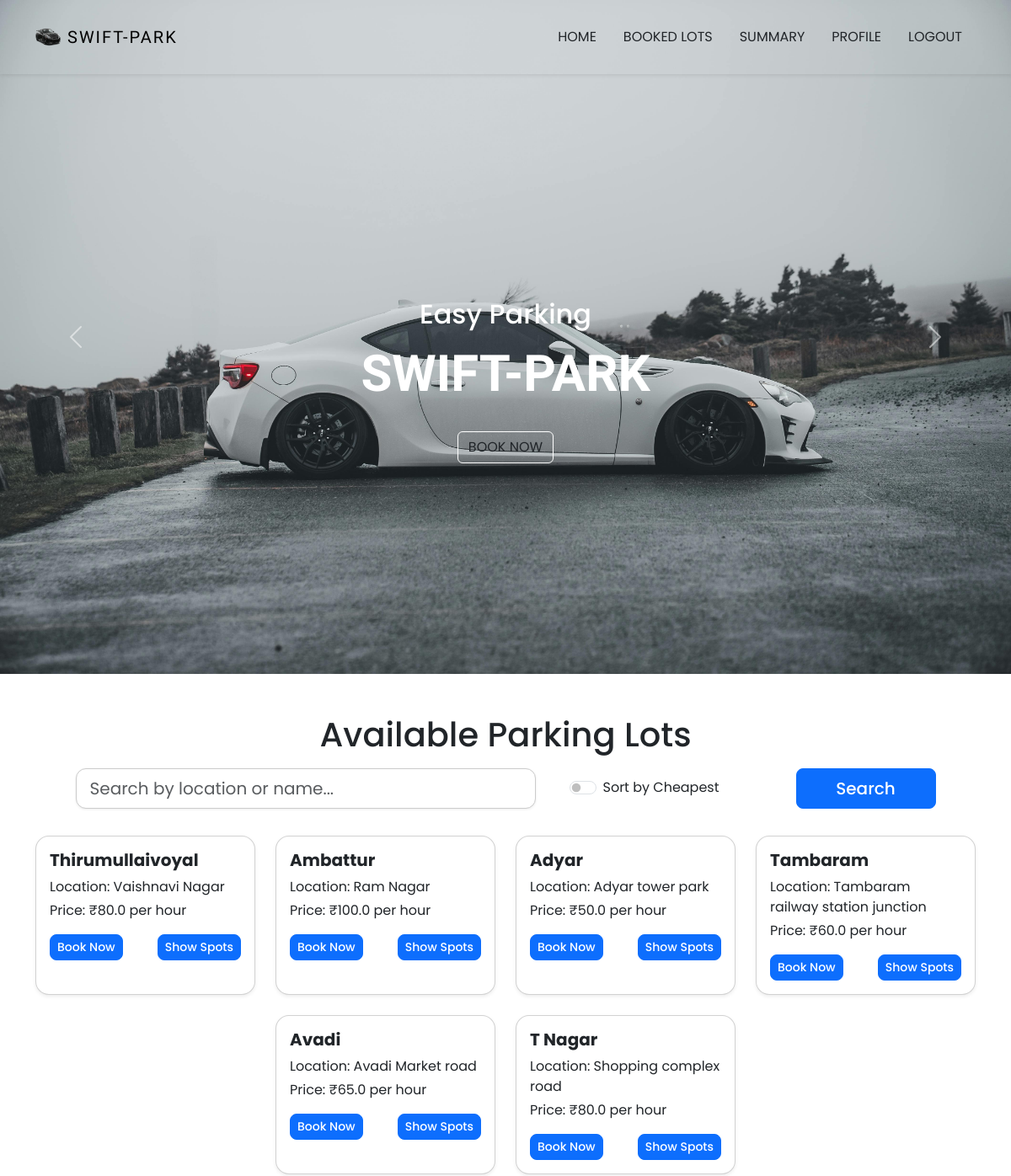
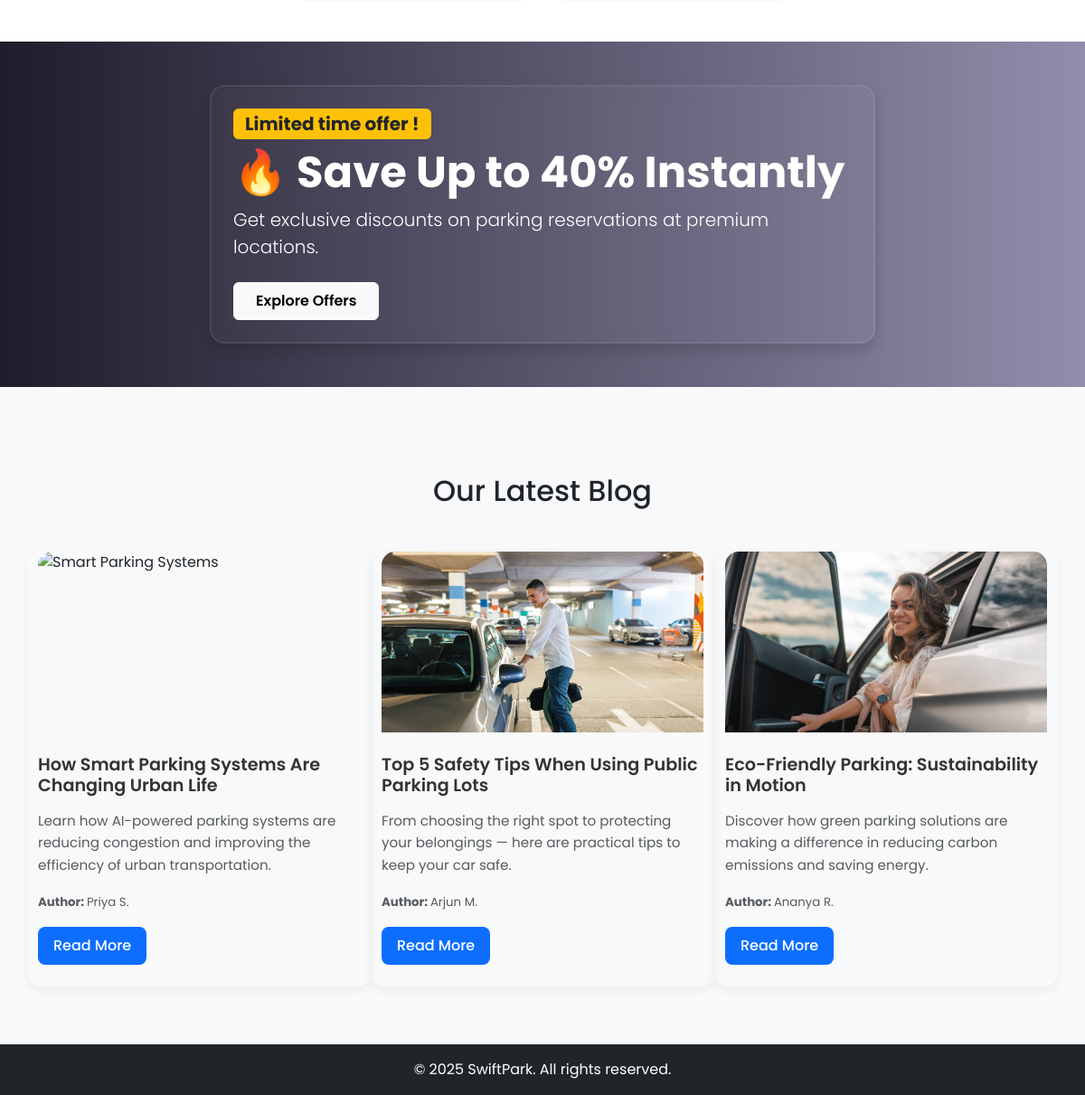
/user (signed in), run on the app's committed database (2 pictures, top to bottom).
### WorkSpace/models.py (models this page shows, shortened)
class ParkingLot(db.Model):
    id = db.Column(db.Integer, primary_key=True)
    prime_location_name = db.Column(db.String(150), nullable=False)
    price = db.Column(db.Float, nullable=False)
    address = db.Column(db.String(250), nullable=False)
    pin_code = db.Column(db.Integer, nullable=False)
    maximum_number_of_spots = db.Column(db.Integer, nullable=False)
    is_deleted = db.Column(db.Boolean , default = False , nullable = False)
    spots = db.relationship('ParkingSpot', backref='lot', lazy=True)
    reservations = db.relationship('Reservation', backref='lot', lazy=True)

### WorkSpace/routes.py (the view)
@routes.route('/user')
@login_required
def user_dashboard() :
    if current_user.role == 'user' :
        parking_lots = ParkingLot.query.filter_by(is_deleted = False).all()
        return render_template('user_dashboard.html' , current_user = current_user , lots = parking_lots )
    else :
        flash("Oops ! you are not permitted to access this page !" , category = "error")
        return redirect(url_for('auth.login'))

### WorkSpace/templates/user_dashboard.html (shortened to what this page needs)
{% extends "base.html" %}
{% block content %}
<header id = "header-user" class = "vh-100 carousel slide" data-bs-ride = "carousel" style = "padding-top: 104px;">
        <div class = "container h-100 d-flex align-items-center carousel-inner">
            <div class = "text-center carousel-item active">
                <h2 class = "text-capitalize text-white">Easy parking</h2>
                <h1 class = "text-uppercase py-2 fw-bold text-white">Swift-park</h1>
                <a href = "#parking" class = "btn mt-3 text-uppercase">book now</a>
            </div>
        </div>
        <button class = "carousel-control-prev" type = "button" data-bs-target="#header-user" data-bs-slide = "prev">
            <span class = "carousel-control-prev-icon"></span>
        </button>
        <button class = "carousel-control-next" type = "button" data-bs-target="#header-user" data-bs-slide = "next">
            <span class = "carousel-control-next-icon"></span>
        </button>
    </header>
<div class="container mt-5 text-center">
    <h1 class="mb-3">Available Parking Lots</h1>
    <form method="GET" action="{{ url_for('routes.user_search_form') }}">
    <div class="row justify-content-center mb-4">
        <div class="col-md-6 col-sm-8 mb-2">
            <input type="text" name="search" class="form-control form-control-lg"
                   placeholder="Search by location or name..." value="{{ search }}">
        </div>
        <div class="col-md-3 col-sm-4 mb-2 d-flex align-items-center">
            <div class="form-check form-switch ms-3">
                <input class="form-check-input" type="checkbox" name="sort" id="sortCheapest" value="cheapest" {% if sort == 'cheapest' %}checked{% endif %}>
                <label class="form-check-label" for="sortCheapest">
                Sort by Cheapest
                </label>
            </div>
        </div>
        <div class="col-md-2 col-sm-4">
            <button type="submit" class="btn btn-primary btn-lg w-100">Search</button>
        </div>
    </div>
    </form>
    {% if lots %}
    <div class="row justify-content-center g-4" >
        {% for lot in lots %}
        <div class="col-12 col-sm-6 col-md-4 col-lg-3 d-flex justify-content-center" >
            <div class="card shadow-sm w-100">
                <div class="card-body text-start">
                    <h5 class="card-title fw-bold">{{ lot.prime_location_name }}</h5>
                    <p class="card-text mb-1">Location: {{ lot.address }}</p>
                    <p class="card-text mb-3">Price: ₹{{ lot.price }} per hour</p>
                    <div class="d-flex justify-content-between">
                        <a href="{{ url_for('routes.reserve_spot' , lot_id = lot.id)}}" class="btn btn-primary btn-sm ">Book Now</a>
                        <a href="{{url_for('routes.show_parking_spots' , lot_id = lot.id)}}" class="btn btn-primary btn-sm ms-2">Show Spots</a>
                    </div>
                </div>
            </div>
        </div>
        {% endfor %}
    </div>
    {% endif %}
</div>
<section id="offer-banner" class="py-5 mt-5 text-white">
    <div class="container">
        <div class="row d-flex align-items-center justify-content-center text-center text-lg-start">
            <div class="col-lg-8">
                <div class="offer-content p-4 rounded-4 shadow">
                    <span class="badge bg-warning text-dark mb-2 fs-5">Limited time offer ! </span>
                    <h2 class="display-5 fw-bold">🔥 Save Up to 40% Instantly</h2>
                    <p class="lead mb-4">Get exclusive discounts on parking reservations at premium locations.</p>
                    <a href="#" class="btn btn-light px-4 py-2 fw-semibold">Explore Offers</a>
                </div>
            </div>
        </div>
    </div>
</section>
<section id="blogs" class="py-5">
    <div class="container">
        <div class="title text-center py-5">
            <h2 class="position-relative d-inline-block">Our Latest Blog</h2>
        </div>
        <div class="row g-4">
            <div class="card border-0 col-md-6 col-lg-4 bg-transparent my-3">
                <img src="{{ url_for('static' , filename = 'images/blog_img_3.jpeg')}}" alt="Smart Parking Systems">
                <div class="card-body px-0">
                    <h4 class="card-title">How Smart Parking Systems Are Changing Urban Life</h4>
                    <p class="card-text mt-3 text-muted">
                        Learn how AI-powered parking systems are reducing congestion and improving the efficiency of urban transportation.
                    </p>
                    <p class="card-text">
                        <small class="text-muted">
                            <span class="fw-bold">Author: </span>Priya S.
                        </small>
                    </p>
                    <a href="#" class="btn">Read More</a>
                </div>
            </div>
            <div class="card border-0 col-md-6 col-lg-4 bg-transparent my-3">
                <img src="{{ url_for('static' , filename = 'images/blog_img_1.jpg')}}" alt="Parking Safety Tips">
                <div class="card-body px-0">
                    <h4 class="card-title">Top 5 Safety Tips When Using Public Parking Lots</h4>
                    <p class="card-text mt-3 text-muted">
                        From choosing the right spot to protecting your belongings — here are practical tips to keep your car safe.
                    </p>
                    <p class="card-text">
                        <small class="text-muted">
                            <span class="fw-bold">Author: </span>Arjun M.
                        </small>
                    </p>
                    <a href="#" class="btn">Read More</a>
                </div>
            </div>
            <div class="card border-0 col-md-6 col-lg-4 bg-transparent my-3">
                <img src="{{ url_for('static' , filename = 'images/blog_img_2.jpg')}}" alt="Eco-Friendly Parking">
                <div class="card-body px-0">
                    <h4 class="card-title">Eco-Friendly Parking: Sustainability in Motion</h4>
                    <p class="card-text mt-3 text-muted">
                        Discover how green parking solutions are making a difference in reducing carbon emissions and saving energy.
                    </p>
                    <p class="card-text">
                        <small class="text-muted">
                            <span class="fw-bold">Author: </span>Ananya R.
                        </small>
                    </p>
                    <a href="#" class="btn">Read More</a>
                </div>
            </div>
        </div>
    </div>
</section>
{% endblock %}

### WorkSpace/templates/base.html (shortened to what this page needs)
<!DOCTYPE html>
<html lang="en">
<head>
    <link href="https://cdn.jsdelivr.net/npm/bootstrap@5.3.3/dist/css/bootstrap.min.css" rel="stylesheet">
    <link rel="stylesheet" href="{{ url_for('static' , filename ='styling/styles.css')}}">
</head>
<body>
    <nav class="navbar navbar-expand-lg bg-grey py-3 fixed-top shadow-sm" >
        <div class="container">
            <a href="#navMenu" class="navbar-brand d-flex align-items-center">
                <img src="{{ url_for('static', filename='images/1749905028052k8zk4iza.webp') }}" alt="Logo" style="height: 40px;">
                <span class="text-uppercase fw-light ms-2">Swift-Park</span>
            </a>
            <div class="collapse navbar-collapse " id="navMenu">
                <ul class="navbar-nav ms-auto text-center">
                    {% if current_user.is_authenticated %}
                        {% if current_user.role == "admin" %}
                            <li class="nav-item px-2 py-2">
                                <a href="{{ url_for('routes.admin_dashboard') }}" class="nav-link text-uppercase text-dark">Dashboard</a>
                            </li>
                            <li class="nav-item px-2 py-2">
                                <a href="{{ url_for('routes.show_users')}}" class="nav-link text-uppercase text-dark">Users</a>
                            </li>
                            <li class="nav-item px-2 py-2">
                                <a href="{{ url_for('routes.admin_charts')}}" class="nav-link text-uppercase text-dark">summary</a>
                            </li>
                        {% else %}
                            <li class="nav-item px-2 py-2">
                                <a href="{{ url_for('routes.user_dashboard') }}" class="nav-link text-uppercase text-dark">Home</a>
                            </li>
                            <li class="nav-item px-2 py-2">
                                <a href="{{ url_for('routes.my_reservations')}}" class="nav-link text-uppercase text-dark">Booked lots</a>
                            </li>
                            <li class="nav-item px-2 py-2">
                                <a href="{{ url_for('routes.user_chart')}}" class="nav-link text-uppercase text-dark">summary</a>
                            </li>
                            <li class="nav-item px-2 py-2">
                                <a href="{{ url_for('routes.user_profile')}}" class="nav-link text-uppercase text-dark">profile</a>
                            </li>
                        {% endif %}
                        <li class="nav-item px-2 py-2">
                            <a href="{{ url_for('auth.logout') }}" class="nav-link text-uppercase text-dark">Logout</a>
                        </li>
                    {% endif %}
                </ul>
            </div>
        </div>
    </nav>
    {% block content %} {% endblock %}
<footer class="bg-dark text-white text-center py-3 mt-auto">
        &copy; 2025 SwiftPark. All rights reserved.
</footer>
</body>
</html>

### WorkSpace/static/styling/styles.css (style rules this page uses)
html { scroll-behavior: smooth; }
:root { --lg-font: 'Kaisei Tokumin', serif; --sm-font: 'Poppins', sans-serif; --color: #ffffff; --black: black; }
body { font-family: 'Poppins' , 'sans-serif'; }
.navbar { -webkit-box-shadow: 0 3px 9px 3px rgba(0, 0, 0, 0.1); box-shadow: 0 3px 9px 3px rgba(0, 0, 0, 0.1); }
.navbar-brand img { width: 30px; }
.navbar-brand span { letter-spacing: 2px; font-family: var(--lg-font); }
.nav-item { border-bottom: 0.5px solid rgba(0, 0, 0, 0.05); }
#navMenu { background-color: #f8f9fa; }
@media (min-width: 992px) { #navMenu { background-color: transparent; } }
@media (min-width: 992px) { .nav-item { border-bottom: none; } }
#header-user { background: url(../images/pexels-introspectivedsgn-32482259.jpg) top/cover no-repeat; }
.carousel-inner h1 { font-size: 60px; font-family: var(--lg-font); }
.carousel-item .btn { border-color: #fff!important; }
.title h2::before { position: absolute; content: ""; width: 4px; height: 50px; background-color: var(--pink); left: -20px; top: 50%; -webkit-transform: translateY(-50%); -ms-transform: translateY(-50%); transform: translateY(-50%); }
#offer-banner { background: linear-gradient(to right, #1f1c2c, #928dab); padding: 80px 0; }
.offer-content { background-color: rgba(255, 255, 255, 0.03); border: 2px solid rgba(255, 255, 255, 0.08); box-shadow: 0 10px 30px rgba(0, 0, 0, 0.3); border-radius: 20px; backdrop-filter: blur(8px); padding: 40px; }
form .form-control { border-radius: 12px; border: 1px solid #ccc; box-shadow: 0 1px 3px rgba(0,0,0,0.08); transition: border 0.3s; }
.card { transition: transform 0.2s ease, box-shadow 0.3s ease; border-radius: 16px; }
.btn-primary { border-radius: 8px; font-weight: 500; }
#blogs { background: #f8f9fa; }
#blogs .card { border-radius: 15px; background: #fff; transition: transform 0.3s ease, box-shadow 0.3s ease; box-shadow: 0 4px 12px rgba(0, 0, 0, 0.05); }
#blogs .card img { border-top-left-radius: 15px; border-top-right-radius: 15px; height: 200px; object-fit: cover; width: 100%; }
#blogs .card-body { padding: 1.5rem; }
#blogs .card-title { font-size: 1.2rem; font-weight: 600; color: #333; }
#blogs .card-text { font-size: 0.95rem; line-height: 1.6; }
#blogs .btn { background-color: #0d6efd; color: white; padding: 0.5rem 1rem; font-weight: 500; border-radius: 8px; transition: background-color 0.3s ease; text-decoration: none; }

### data on the page
ParkingLot: prime_location_name "Thirumullaivoyal", address "Vaishnavi Nagar", price "80.0"
ParkingLot: prime_location_name "Ambattur", address "Ram Nagar", price "100.0"
ParkingLot: prime_location_name "Adyar", address "Adyar tower park", price "50.0"
ParkingLot: prime_location_name "Tambaram", address "Tambaram railway station junction", price "60.0"
ParkingLot: prime_location_name "Avadi", address "Avadi Market road", price "65.0"
ParkingLot: prime_location_name "T Nagar", address "Shopping complex road", price "80.0"
